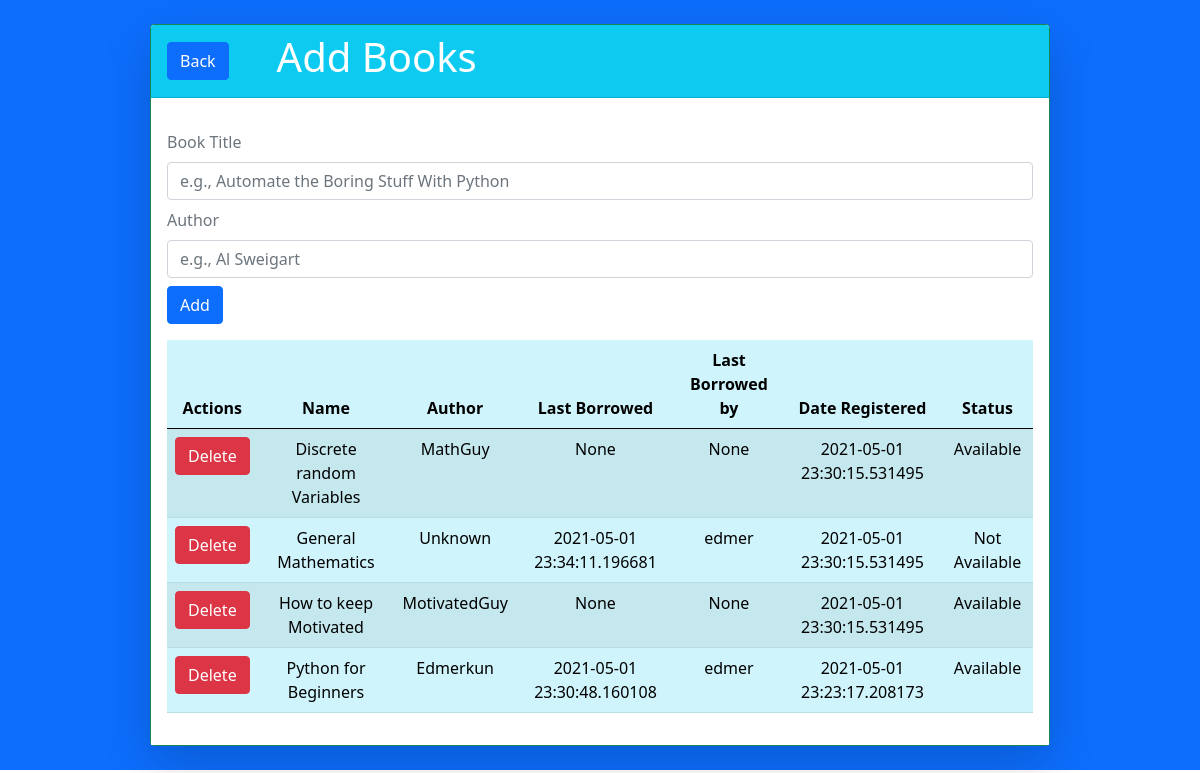
Page /add (signed in) on the earlier database version.
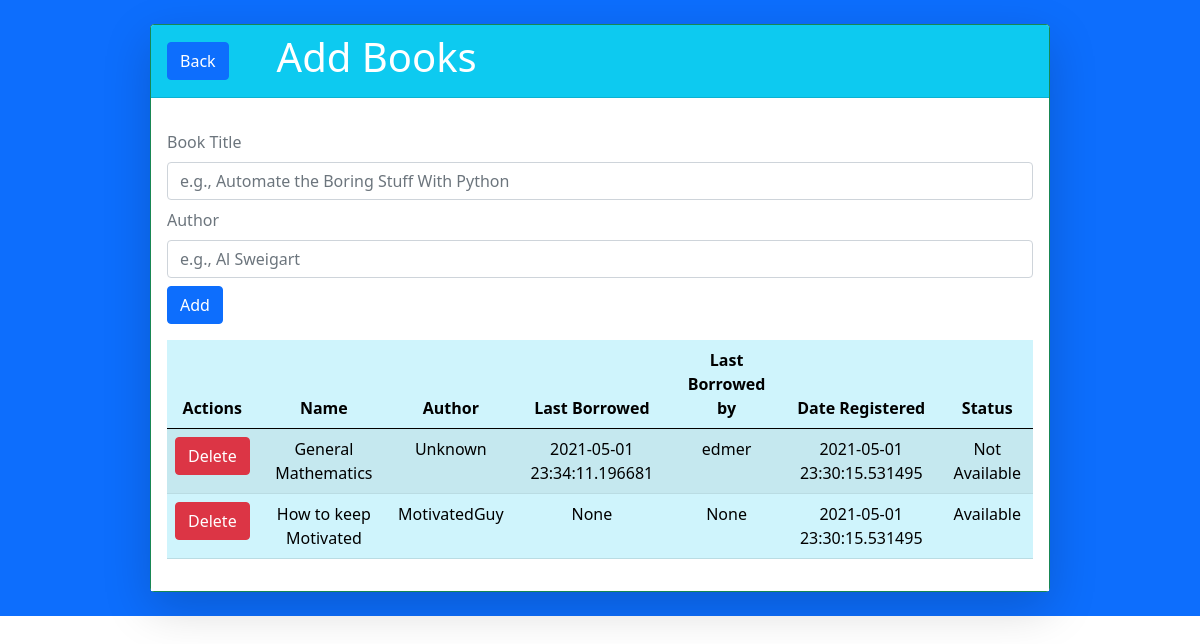
Same page on the later database version.
### app.py (models this page shows)
class Books(db.Model):
    id = db.Column(db.Integer,primary_key = True)
    bookName = db.Column(db.String(100), nullable = False)
    author = db.Column(db.String(50), nullable = False)
    isBorrowed = db.Column(db.Boolean, nullable = False, default=False)
    borrowedBy = db.Column(db.String(30), nullable = True)
    dateBorrowed = db.Column(db.DateTime, nullable = True)
    dateReturned = db.Column(db.DateTime,nullable=True)
    dateRegistered = db.Column(db.DateTime, nullable = False, default = datetime.now())

### app.py (the view)
@app.route('/add',methods=['POST','GET'])
@login_required
def addBooks():
    if request.method == 'POST':
        try:
            bookName= request.form.get('bookName')
            author = request.form.get('author')
            newBook = Books(bookName=bookName,author=author)
            db.session.add(newBook)
            db.session.commit()
            return redirect(url_for('addBooks'))
        except:
            flash('Book already exists','error')
            return redirect(url_for('addBooks'))
    else:
        contents = Books.query.order_by(Books.bookName).all()
        return render_template('add.html',contents=contents)

### app.py (called while the page is built)
@login_manager.user_loader
def load_user(user_id):
    return Users.query.get(int(user_id))

### templates/add.html (shortened to what this page needs)
{% extends 'base.html' %}
{% block content %}
<main class="d-flex flex-column bg-primary">
    <div class="card shadow-lg border-success d-flex w-75 mx-auto my-4">
        <div class="d-flex align-items-center bg-info card-header text-center">
            <div class="btn btn-primary ms-0">
                <a class="text-white text-decoration-none" href="{{url_for('indexPage')}}">Back</a>
            </div>
            <h1 class=" ms-5 text-white">Add Books</h1>
        </div>
        <div class="bg-white card-body text-center ">
            <div>
                <form method="post" class="form-group d-flex align-items-sm-start flex-column my-3"
                    action="{{url_for('addBooks')}}">
                    <label class="text-muted">
                        Book Title
                    </label>
                    <input class="form-control my-2" type="text" name="bookName"
                        placeholder="e.g., Automate the Boring Stuff With Python">
                    <label class="text-muted">
                        Author
                    </label>
                    <input class="form-control my-2" type="text" name="author" placeholder="e.g., Al Sweigart">
                    <button type="submit" class="btn btn-primary">Add</button>
                </form>
            </div>
            <table class="table table-info table-striped">
                <thead>
                    <tr>
                        <th scope="col">
                            Actions
                        </th>
                        <th scope="col">
                            Name
                        </th>
                        <th scope="col">
                            Author
                        </th>
                        <th scope="col">
                            Last Borrowed
                        </th>
                        <th scope="col">
                            Last Borrowed by
                        </th>
                        <th scope="col">
                            Date Registered
                        </th>
                        <th scope="col">
                            Status
                        </th>
                    </tr>
                </thead>
                <tbody>
                    {% for content in contents %}
                    <tr>
                        <td>
                            <form method="post" action="{{url_for('deleteBooks')}}">
                                <button type="submit" value="{{content.bookName}}" name="delete_btn"
                                    class="btn btn-danger">Delete</button>
                            </form>
                        </td>
                        <td>
                            {{content.bookName}}
                        </td>
                        <td>
                            {{content.author}}
                        </td>
                        <td>
                            {{content.dateBorrowed}}
                        </td>
                        <td>
                            {{content.borrowedBy}}
                        </td>
                        <td>
                            {{content.dateRegistered}}
                        </td>
                        <td>
                            {%if content.isBorrowed %}
                            Not Available
                            {% endif %}
                            {%if not content.isBorrowed%}
                            Available
                            {% endif %}
                        </td>
                    </tr>
                    {% endfor %}
                </tbody>
            </table>
        </div>
    </div>
</main>
{% endblock content %}

Differences in the rows shown:
removed Books: bookName "Discrete random Variables", author "MathGuy", dateBorrowed "None", borrowedBy "None", dateRegistered "2021-05-01 23:30:15.531495", isBorrowed "Available"
removed Books: bookName "Python for Beginners", author "Edmerkun", dateBorrowed "2021-05-01 23:30:48.160108", borrowedBy "edmer", dateRegistered "2021-05-01 23:23:17.208173", isBorrowed "Available"
